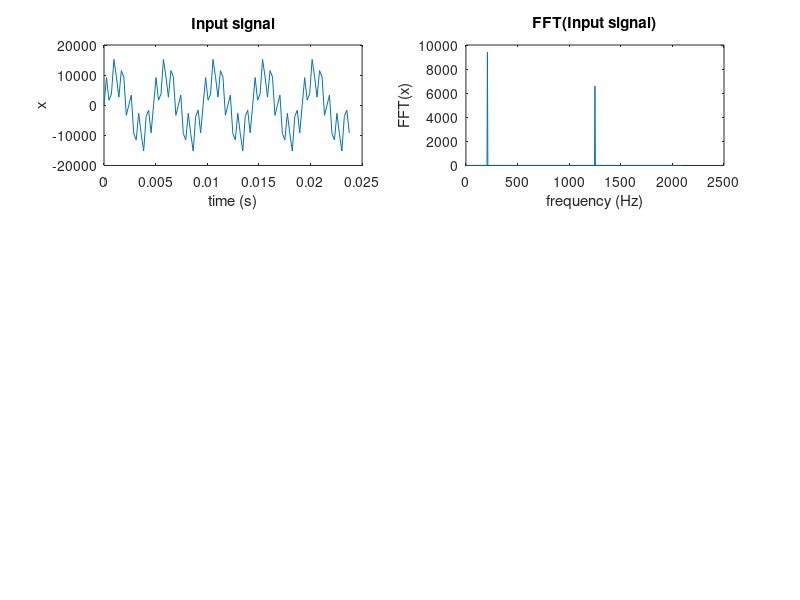

Write MATLAB code to recreate this figure. (Note: this script raises an error after producing the figure.)
% -----------------------------------------------------------------------------------
% This script generates the input signal and a pre-implemented biquad butterworth filter
% Allows to plot the input signal in time and frequency as well as the filtered signals. 
% -----------------------------------------------------------------------------------

adc_freq = 5e6;
row_len = 100;
num_rows = 12;

Fs = adc_freq / (row_len * num_rows);   % Sampling frequency
T = 1/Fs;                               % Sampling period
L = 1000;                               % Number of samples
t = (0:L-1)*T;                          % Time vector

freq = 1/20 * Fs;                          % Frequency of the signal
x = (16000 / 1.7) * (sin(2*pi*freq*t) + 0.7*sin(2*pi*6*freq*t)); % Signal to filter

% plot signal to be filtered

subplot(3, 2, 1);
plot(t(1:100), x(1:100));
title("Input signal");
xlabel("time (s)");
ylabel("x");

% Calculate and plot input signal
fft_x = fft(x);
P2_x = abs(fft_x/L);
P1_x = P2_x(1:L/2+1);
P1_x(2:end-1) = 2*P1_x(2:end-1);
f = Fs*(0:(L/2))/L;

subplot(3, 2, 2);
plot(f, P1_x);
title("FFT(Input signal)");
xlabel("frequency (Hz)");
ylabel("FFT(x)");

% Filter signal
y = filter(Hd,x);

subplot(3, 2, 3);
plot(t(1:100), y(1:100));
title("Matlab Filtered signal");
xlabel("time (s)");
ylabel("y");

% Calculate and plot fft of filtered signal
fft_y = fft(y);
P2_y = abs(fft_y/L);
P1_y = P2_y(1:L/2+1);

subplot(3, 2, 4)
plot(f, P1_y);
title("FFT(Matlab filtered signal)");
xlabel("frequency (Hz)");
ylabel("FFT(y)");

% Read output from biquad simulation and plot it
vhdl_file = fopen("output_signal.txt", "r");
vhdl_y = fscanf(vhdl_file, '%d');
fclose(vhdl_file);
vhdl_y = vhdl_y';

subplot(3, 2, 5);
plot(t(1:100), vhdl_y(1:100));
title("VHDL output signal");
xlabel("time (s)");
ylabel("vhdl_y");

fft_vhdl_y = fft(vhdl_y);
P2_vhdl_y = abs(fft_vhdl_y/L);
P1_vhdl_y = P2_vhdl_y(1:L/2+1);

subplot(3, 2, 6);
plot(f, P1_vhdl_y);
title("FFT(VHDL filtered signal)");
xlabel("frequency (Hz)");
ylabel("FFT(y)");